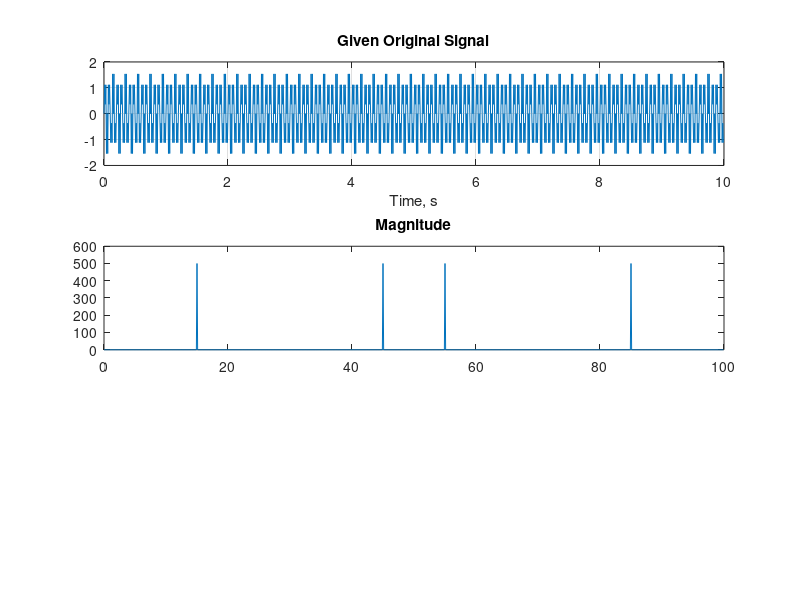

Write MATLAB code to recreate this figure. (Note: this script raises an error after producing the figure.)
clc;

clear all;

close all;

% Assign Time vector t from 0 to 100 with increment 100/(10-1)

t = 0:1/100:10-1/100;

% write the given Signal x = ....
x = sin(2 * pi * 15 * t) + sin(2 * pi * 45 * t);

%subplot function
subplot(3,1,1);
plot(t,x);

grid;

title('Given Original Signal')

xlabel('Time, s')

%Compute the DFT of the signal and the magnitude and phase of the transformed sequence.
         % Length of the signal
y = fft(x);                     % Compute DFT of x
m = abs(y);                     % Magnitude of y


%Decrease round-off error when computing the phase by setting small-magnitude transform values to zero.

                     % Phase of the DFT

% Compute DFT of x with single parameter of fft function and assign as y
y = fft(x);                     % Compute DFT of x

 % Magnitude of y is m

y(m<1e-6) = 0;
lengthYes = length(y); 
p = unwrap(angle(y));
%p = unwrap(angleYes);                     % Phase

%To plot the magnitude and phase in degrees, type the following commands:


f = (0:lengthYes-1)*100/lengthYes;        % Frequency vector

%subplot function
subplot(3,1,2);
plot(f,m)

title('Magnitude')

ax = gca;

ax.XTick = [15 40 60 85];

% subplot function
subplot(3,1,3);
plot(f,p*180/pi)

title('Phase')

ax = gca;

ax.XTick = [15 40 60 85];